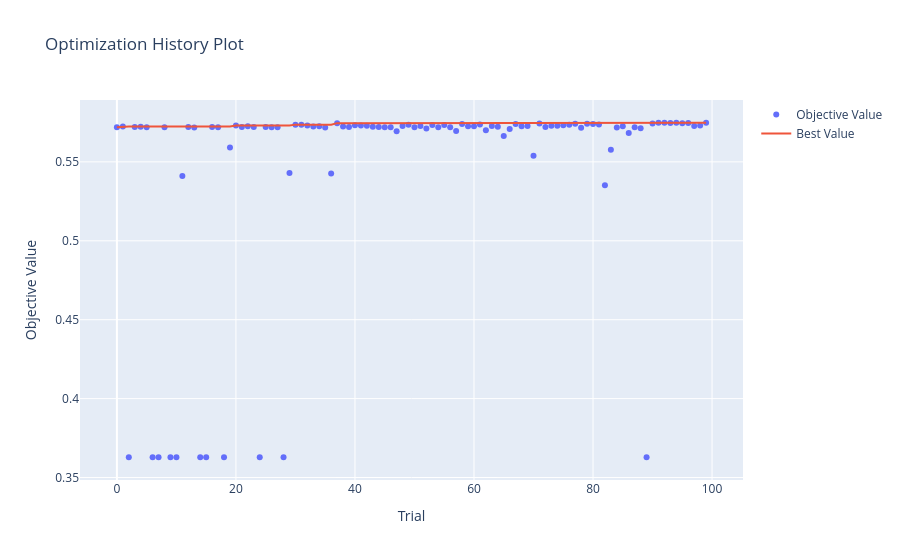

Write notebook code for a chart like this one.
### Markdown cell above
Train and optimize the model:

### Code cell
(optimized_EN, 
train_metrics_mean_EN,
train_metrics_std_EN, 
val_metrics_mean_EN, 
val_metrics_std_EN, 
test_metrics_EN,
precs_EN, recs_EN) = optimize_model_optuna_search(pipe_EN, params_EN, 
                                                X_train, y_train, X_test, y_test, 
                                                cv=my_cv, 
                                                seed=seed)
